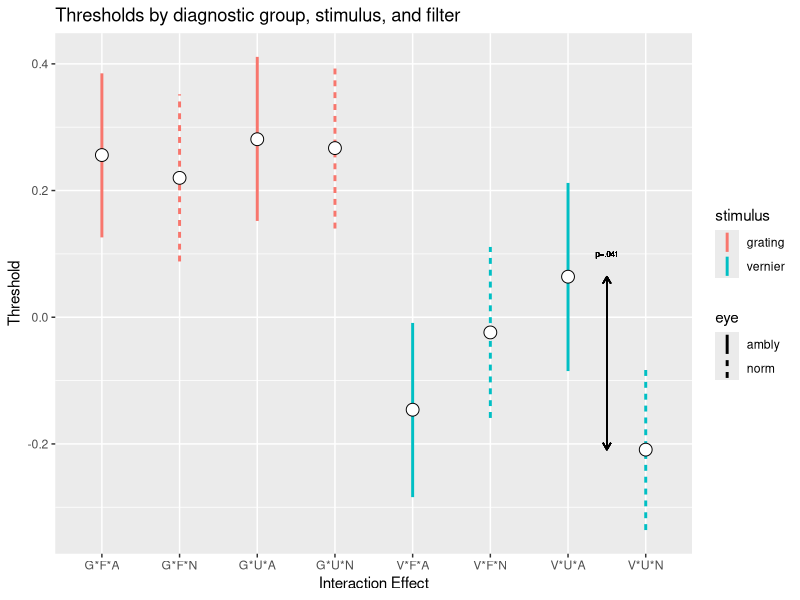

R code for this plot:
# Plots Figure 5 for weinstein manuscript to IOVS

fig5.df = read.csv("weinstein-neutral-density-three-way-2014-09-09.csv", header = TRUE)

require( ggplot2 )

p = ggplot( data=fig5.df, mapping=aes( effect, threshold, stimulus, eye ) )
# p + geom_bar( stat="identity" )

# See http://sape.inf.usi.ch/quick-reference/ggplot2/geom_linerange
p + geom_linerange( data=fig5.df, mapping = aes( x=effect, ymin=ci.lower, ymax=ci.upper, colour=stimulus, linetype=eye ), width=0.2, size=1) +
  geom_point(fill="white", size=4, shape=21) +
  geom_text( aes( x=7.5, y=0.1, label="p=.041"), size=2 ) +
  geom_segment( data=fig5.df, aes( x=7.5, y=(threshold[7]+threshold[8])/2, xend=7.5, yend=threshold[7]), width=0.2, 
                arrow = arrow( length=unit(0.2,"cm")), show_guide=F ) +
  geom_segment(data = fig5.df, aes( x=7.5, y=(threshold[7]+threshold[8])/2, xend=7.5, yend=threshold[8], width=0.2 ),
               arrow=arrow(length=unit(0.2,"cm")), show_guide=F ) +
  xlab("Interaction Effect") +
  ylab("Threshold") +
  ggtitle("Thresholds by diagnostic group, stimulus, and filter")
